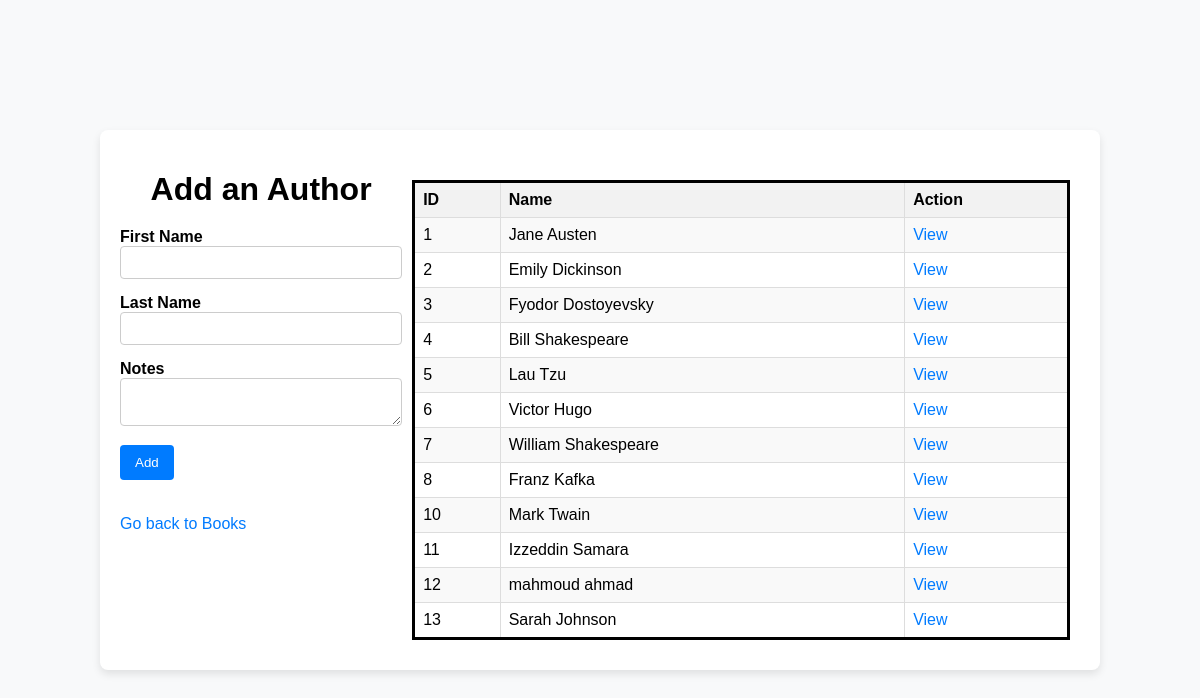
Screenshot of /authors/ with the database file from the repository.
### app/models.py (models this page shows)
class Author(models.Model):
    first_name = models.CharField(max_length=45)
    last_name = models.CharField(max_length=45)
    notes = models.TextField()
    books = models.ManyToManyField(Book, related_name="authors")
    created_at = models.DateTimeField(auto_now_add=True)
    updated_at = models.DateTimeField(auto_now=True)

### app/views.py (the view)
# urls.py: path('authors/', views.add_author, name='add_author'),
def add_author(request):
    if request.method == 'POST':
        models.add_author(request.POST)
        return redirect('add_author')
    all_the_authors = models.show_all_authors()
    return render(request, 'add_author.html', {'all_the_authors': all_the_authors})

### app/models.py (called while the page is built)
def show_all_authors():
    return Author.objects.all()

### app/templates/add_author.html (shortened to what this page needs)
<!DOCTYPE html>
<html lang="en">
<head>
    {% load static %}
    <link rel="stylesheet" href="{% static 'my_style.css' %}">
</head>
<body>
    <div class="container">
        <div class="form-container">
            <h1>Add an Author</h1>
            <form method="post" action="{% url 'add_author' %}">
                <div>
                    <label>First Name</label>
                    <input type="text" name="first_name">
                </div>
                <div>
                    <label>Last Name</label>
                    <input type="text" name="last_name">
                </div>
                <div>
                    <label>Notes</label>
                    <textarea name="notes"></textarea>
                </div>
                <div>
                    <button type="submit">Add</button>
                </div>
            </form>
            <a href="/">Go back to Books</a>
        </div>
        <div class="table-container">
            <table>
                <tr>
                    <th>ID</th>
                    <th>Name</th>
                    <th>Action</th>
                </tr>
                {% for author in all_the_authors %}
                <tr>
                    <td>{{ author.id }}</td>
                    <td>{{ author.first_name }} {{ author.last_name }}</td>
                    <td><a href="{% url 'author_view' author.id %}">View</a></td>
                </tr>
                {% endfor %}
            </table>
        </div>
    </div>
</body>
</html>

### app/static/my_style.css (style rules this page uses)
body { font-family: Arial, sans-serif; background-color: #f8f9fa; margin: 0; padding: 0; display: flex; justify-content: center; align-items: center; min-height: 100vh; }
.container { width: 80%; background-color: #ffffff; box-shadow: 0 4px 8px rgba(0,0,0,0.1); padding: 20px; border-radius: 8px; display: flex; justify-content: space-between; }
form-container, .table-container { flex: 1; margin: 10px; }
h1 { text-align: center; margin-bottom: 20px; }
form { display: flex; flex-direction: column; width: 100%; margin-bottom: 20px; }
form div { margin-bottom: 15px; }
label { margin-bottom: 5px; font-weight: bold; }
input[type="text"], textarea, select { width: 100%; padding: 8px; box-sizing: border-box; border: 1px solid #ccc; border-radius: 4px; }
button { padding: 10px 15px; background-color: #007bff; color: white; border: none; border-radius: 4px; cursor: pointer; }
table { width: 100%; border-collapse: collapse; margin-top: 20px; border: solid black; }
th, td { border: 1px solid #ddd; padding: 8px; text-align: left; }
th { background-color: #f2f2f2; font-weight: bold; }
tr:nth-child(even) { background-color: #f9f9f9; }
a { color: #007bff; text-decoration: none; }

### rows the page displays
Author: id "1", first_name "Jane", last_name "Austen"
Author: id "2", first_name "Emily", last_name "Dickinson"
Author: id "3", first_name "Fyodor", last_name "Dostoyevsky"
Author: id "4", first_name "Bill", last_name "Shakespeare"
Author: id "5", first_name "Lau", last_name "Tzu"
Author: id "6", first_name "Victor", last_name "Hugo"
Author: id "7", first_name "William", last_name "Shakespeare"
Author: id "8", first_name "Franz", last_name "Kafka"
Author: id "10", first_name "Mark", last_name "Twain"
Author: id "11", first_name "Izzeddin", last_name "Samara"
Author: id "12", first_name "mahmoud", last_name "ahmad"
Author: id "13", first_name "Sarah", last_name "Johnson"
